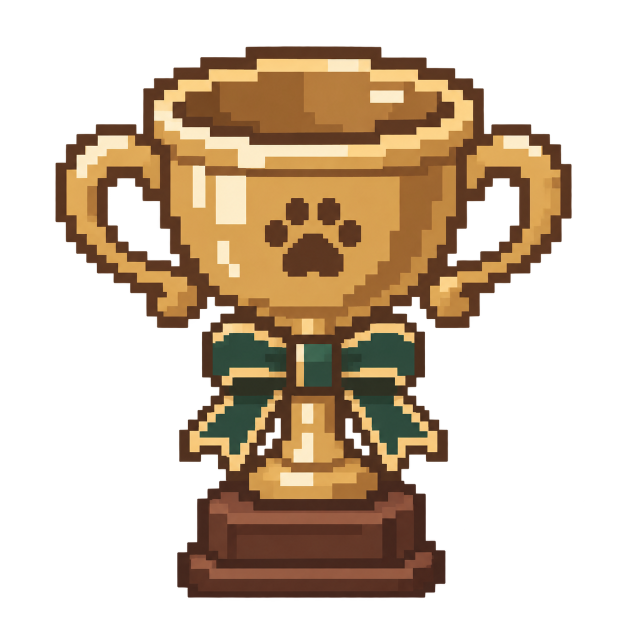
#> input picture 制作/美术源稿-v2/trophy-gold-v2.png, 1254 x 1254 px, found by its file name (shown at 1/2 size); its folder holds 4 pictures in this run
$ python export_pixels.py
#> lines starting #> are read from the running program, lines starting #| are printed output that depends on the picture; after the words box and inside, x2 and y2 are one past the last pixel; in counts of white or black regions, pixels touching at a corner belong together
from PIL import Image, ImageDraw, ImageFont
from pathlib import Path
import json,hashlib
root=Path(r'D:\work\宠物店')
src=root/'制作'/'美术源稿-v2'
dst=root/'美术确认稿'/'素材'
palette=['#281e17','#49301f','#664a30','#8b5434','#aa7148','#c39b5c','#d7a147','#ecc06e','#ffe1a0','#fff0ce','#214b42','#285449','#39705a','#5b8c66','#b6b18a','#e3cc9b']
pal=Image.new('P',(1,1)); rgb=[tuple(bytes.fromhex(c[1:])) for c in palette]; pal.putpalette([v for c in rgb for v in c]+[v for c in [rgb[0]]*(256-len(rgb)) for v in c])
files=['trophy-gold','collection-book','item-trait-review','item-breeding-guidance']
report=[]
for name in files:
    original=Image.open(src/(name+'-v2.png')).convert('RGBA')
#> original is the input picture: PIL image 1254x1254 RGBA; mean R, G, B, A 63.7, 46.5, 27.8, 107.6
    alpha=original.getchannel('A').point(lambda x:255 if x>=128 else 0)
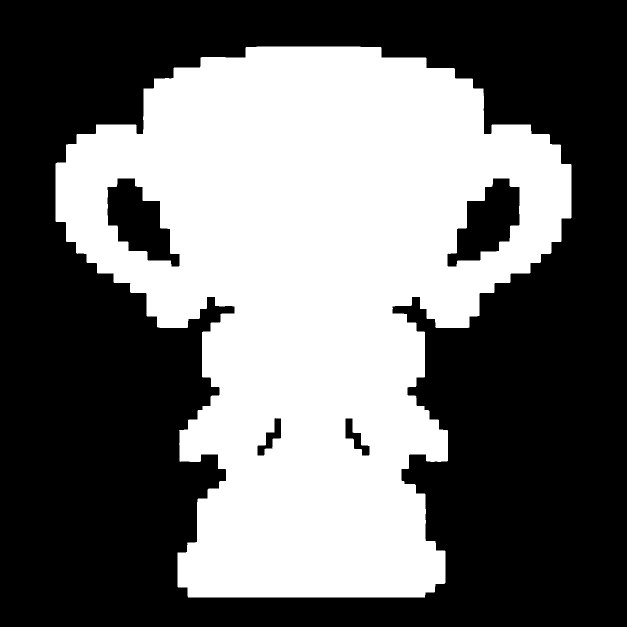
#> alpha: PIL image 1254x1254 L (shown at 1/2 size); 42.5% white; 1 white region, box (x1, y1, x2, y2) and area: (111, 93, 1143, 1195) 668655
    box=alpha.getbbox()
#> box = (111, 93, 1143, 1195)
    im=original.crop(box)
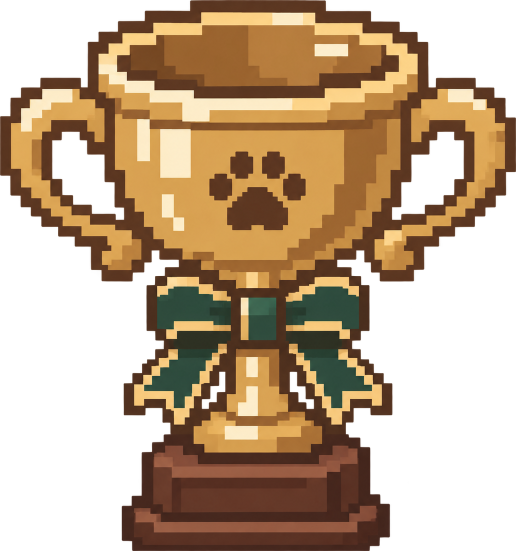
#> im: PIL image 1032x1102 RGBA (shown at 1/2 size); mean R, G, B, A 87.9, 64.2, 38.4, 148.7; transparent parts drawn white
    w,h=im.size; scale=56/max(w,h); size=(max(1,round(w*scale)),max(1,round(h*scale)))
#> after `w, h = im.size`: w = 1032; h = 1102
#> after `scale = 56 / max(w, h)`: scale = 0.0508
#> after `size = (max(1, round(w * scale)), max(1, round(h * scale)))`: size = (52, 56)
    color=im.convert('RGB').resize(size,Image.Resampling.BOX).quantize(palette=pal,dither=Image.Dither.NONE).convert('RGB')
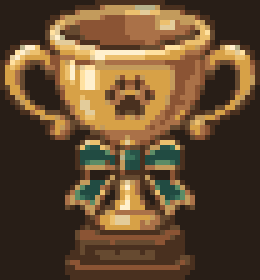
#> color: PIL image 52x56 RGB (shown 5 times larger); mean R, G, B 99.9, 75.2, 47.9
    a=im.getchannel('A').resize(size,Image.Resampling.BOX).point(lambda x:255 if x>=128 else 0)
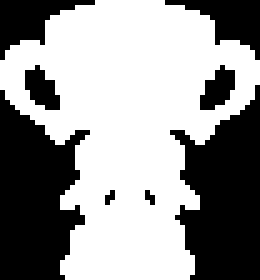
#> a: PIL image 52x56 L (shown 5 times larger); 58.5% white; 8 black regions (2 under 20 px), largest, box (x1, y1, x2, y2) and area: (34, 17, 52, 56) 464, (0, 18, 18, 56) 455, (0, 0, 19, 12) 101, (33, 0, 52, 12) 101, (5, 13, 12, 22) 40, (40, 13, 47, 22) 40
    color.putalpha(a)
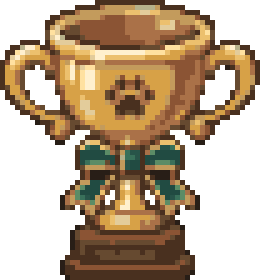
#> color: PIL image 52x56 RGBA (shown 5 times larger); mean R, G, B, A 99.9, 75.2, 47.9, 149.1; transparent parts drawn white
    out=Image.new('RGBA',(64,64))
#> out: PIL image 64x64 RGBA; every value is 0
    out.paste(color,((64-size[0])//2,(64-size[1])//2))
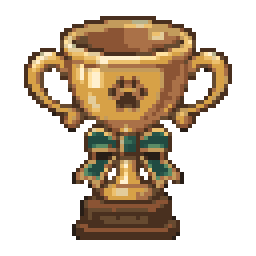
#> out: PIL image 64x64 RGBA (shown 4 times larger); mean R, G, B, A 71, 53.4, 34, 106; transparent parts drawn white
    path=dst/(name+'-64-v2.png');out.save(path,optimize=True)
    out.resize((128,128),Image.Resampling.NEAREST).save(dst/(name+'-128-v2.png'),optimize=True)
#> (the run stopped early here; a loop or call above may not have finished)
